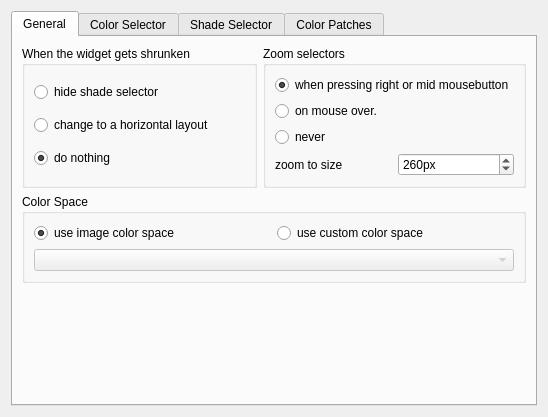
<?xml version="1.0" encoding="UTF-8"?>
<ui version="4.0">
 <class>KisColorSelectorSettings</class>
 <widget class="QWidget" name="KisColorSelectorSettings">
  <property name="geometry">
   <rect>
    <x>0</x>
    <y>0</y>
    <width>514</width>
    <height>408</height>
   </rect>
  </property>
  <property name="windowTitle">
   <string>Color Selector Settings</string>
  </property>
  <layout class="QVBoxLayout" name="verticalLayout">
   <item>
    <widget class="QTabWidget" name="tabWidget">
     <property name="currentIndex">
      <number>0</number>
     </property>
     <widget class="QWidget" name="tab_4">
      <attribute name="title">
       <string>General</string>
      </attribute>
      <layout class="QVBoxLayout" name="verticalLayout_9">
       <item>
        <layout class="QHBoxLayout" name="horizontalLayout_8">
         <item>
          <widget class="QGroupBox" name="groupBox_3">
           <property name="title">
            <string>When the widget gets shrunken</string>
           </property>
           <layout class="QVBoxLayout" name="verticalLayout_7">
            <item>
             <widget class="QRadioButton" name="shadeSelectorHideable">
              <property name="text">
               <string>hide shade selector</string>
              </property>
             </widget>
            </item>
            <item>
             <widget class="QRadioButton" name="allowHorizontalLayout">
              <property name="text">
               <string>change to a horizontal layout</string>
              </property>
              <property name="checked">
               <bool>false</bool>
              </property>
             </widget>
            </item>
            <item>
             <widget class="QRadioButton" name="shrunkenDoNothing">
              <property name="text">
               <string>do nothing</string>
              </property>
              <property name="checked">
               <bool>true</bool>
              </property>
             </widget>
            </item>
           </layout>
          </widget>
         </item>
         <item>
          <widget class="QGroupBox" name="groupBox_4">
           <property name="title">
            <string>Zoom selectors</string>
           </property>
           <layout class="QVBoxLayout" name="verticalLayout_8">
            <item>
             <widget class="QRadioButton" name="popupOnMouseClick">
              <property name="text">
               <string notr="true">when pressing right or mid mousebutton</string>
              </property>
              <property name="checked">
               <bool>true</bool>
              </property>
             </widget>
            </item>
            <item>
             <widget class="QRadioButton" name="popupOnMouseOver">
              <property name="text">
               <string>on mouse over.</string>
              </property>
             </widget>
            </item>
            <item>
             <widget class="QRadioButton" name="neverZoom">
              <property name="text">
               <string>never</string>
              </property>
             </widget>
            </item>
            <item>
             <layout class="QHBoxLayout" name="horizontalLayout_9">
              <item>
               <widget class="QLabel" name="label_11">
                <property name="text">
                 <string>zoom to size</string>
                </property>
               </widget>
              </item>
              <item>
               <widget class="QSpinBox" name="popupSize">
                <property name="suffix">
                 <string>px</string>
                </property>
                <property name="minimum">
                 <number>100</number>
                </property>
                <property name="maximum">
                 <number>1000</number>
                </property>
                <property name="singleStep">
                 <number>10</number>
                </property>
                <property name="value">
                 <number>260</number>
                </property>
               </widget>
              </item>
             </layout>
            </item>
           </layout>
          </widget>
         </item>
        </layout>
       </item>
       <item>
        <widget class="QGroupBox" name="groupBox_5">
         <property name="minimumSize">
          <size>
           <width>0</width>
           <height>0</height>
          </size>
         </property>
         <property name="title">
          <string>Color Space</string>
         </property>
         <layout class="QVBoxLayout" name="verticalLayout_10">
          <item>
           <layout class="QHBoxLayout" name="horizontalLayout_7">
            <item>
             <widget class="QRadioButton" name="useImageColorSpace">
              <property name="text">
               <string>use image color space</string>
              </property>
              <property name="checked">
               <bool>true</bool>
              </property>
             </widget>
            </item>
            <item>
             <widget class="QRadioButton" name="useCustomColorSpace">
              <property name="text">
               <string>use custom color space</string>
              </property>
             </widget>
            </item>
           </layout>
          </item>
          <item>
           <widget class="KisColorSpaceSelector" name="colorSpace">
            <property name="enabled">
             <bool>false</bool>
            </property>
           </widget>
          </item>
         </layout>
        </widget>
       </item>
       <item>
        <spacer name="verticalSpacer_5">
         <property name="orientation">
          <enum>Qt::Vertical</enum>
         </property>
         <property name="sizeHint" stdset="0">
          <size>
           <width>0</width>
           <height>0</height>
          </size>
         </property>
        </spacer>
       </item>
      </layout>
     </widget>
     <widget class="QWidget" name="tab">
      <attribute name="title">
       <string>Color Selector</string>
      </attribute>
      <layout class="QFormLayout" name="formLayout">
       <property name="fieldGrowthPolicy">
        <enum>QFormLayout::ExpandingFieldsGrow</enum>
       </property>
       <item row="0" column="0">
        <widget class="QLabel" name="label_3">
         <property name="text">
          <string>Type and Shape</string>
         </property>
         <property name="buddy">
          <cstring>colorSelectorConfiguration</cstring>
         </property>
        </widget>
       </item>
       <item row="0" column="1">
        <widget class="KisColorSelectorComboBox" name="colorSelectorConfiguration"/>
       </item>
       <item row="1" column="0">
        <widget class="QLabel" name="label_4">
         <property name="text">
          <string>Color Harmonies</string>
         </property>
         <property name="buddy">
          <cstring>comboBox_3</cstring>
         </property>
        </widget>
       </item>
       <item row="1" column="1">
        <widget class="QComboBox" name="comboBox_3"/>
       </item>
       <item row="2" column="0">
        <widget class="QLabel" name="label_5">
         <property name="text">
          <string>Background Color</string>
         </property>
         <property name="buddy">
          <cstring>kcolorbutton</cstring>
         </property>
        </widget>
       </item>
       <item row="2" column="1">
        <widget class="KColorButton" name="kcolorbutton"/>
       </item>
      </layout>
     </widget>
     <widget class="QWidget" name="tab_2">
      <attribute name="title">
       <string>Shade Selector</string>
      </attribute>
      <layout class="QVBoxLayout" name="verticalLayout_11">
       <item>
        <layout class="QHBoxLayout" name="horizontalLayout_4">
         <item>
          <widget class="QLabel" name="label_7">
           <property name="text">
            <string>Type</string>
           </property>
           <property name="buddy">
            <cstring>shadeSelectorType</cstring>
           </property>
          </widget>
         </item>
         <item>
          <widget class="QComboBox" name="shadeSelectorType">
           <item>
            <property name="text">
             <string>MyPaint</string>
            </property>
           </item>
           <item>
            <property name="text">
             <string>Minimal</string>
            </property>
           </item>
           <item>
            <property name="text">
             <string>No</string>
            </property>
           </item>
          </widget>
         </item>
         <item>
          <spacer name="horizontalSpacer">
           <property name="orientation">
            <enum>Qt::Horizontal</enum>
           </property>
           <property name="sizeHint" stdset="0">
            <size>
             <width>40</width>
             <height>20</height>
            </size>
           </property>
          </spacer>
         </item>
        </layout>
       </item>
       <item>
        <widget class="QGroupBox" name="groupBox_6">
         <property name="title">
          <string>Update MyPaint selector</string>
         </property>
         <layout class="QVBoxLayout" name="verticalLayout_6">
          <item>
           <widget class="QCheckBox" name="checkBox">
            <property name="text">
             <string>on right click</string>
            </property>
           </widget>
          </item>
          <item>
           <widget class="QCheckBox" name="checkBox_2">
            <property name="text">
             <string>on left click</string>
            </property>
           </widget>
          </item>
          <item>
           <widget class="QCheckBox" name="checkBox_3">
            <property name="text">
             <string>on color selector change</string>
            </property>
            <property name="checked">
             <bool>true</bool>
            </property>
           </widget>
          </item>
         </layout>
        </widget>
       </item>
       <item>
        <widget class="QGroupBox" name="groupBox_7">
         <property name="minimumSize">
          <size>
           <width>0</width>
           <height>200</height>
          </size>
         </property>
         <property name="title">
          <string>Minimal Shade Selector</string>
         </property>
         <layout class="QVBoxLayout" name="verticalLayout_12">
          <item>
           <layout class="QHBoxLayout" name="horizontalLayout_12">
            <item>
             <widget class="QRadioButton" name="minimalShadeSelectorAsGradient">
              <property name="text">
               <string>gradient</string>
              </property>
             </widget>
            </item>
            <item>
             <widget class="QRadioButton" name="minimalShadeSelectorAsColorPatches">
              <property name="text">
               <string>color patches</string>
              </property>
             </widget>
            </item>
            <item>
             <spacer name="horizontalSpacer_4">
              <property name="orientation">
               <enum>Qt::Horizontal</enum>
              </property>
              <property name="sizeHint" stdset="0">
               <size>
                <width>40</width>
                <height>20</height>
               </size>
              </property>
             </spacer>
            </item>
            <item>
             <widget class="QLabel" name="label">
              <property name="text">
               <string>patches per line</string>
              </property>
             </widget>
            </item>
            <item>
             <widget class="QSpinBox" name="minimalShadeSelectorPatchesPerLine"/>
            </item>
           </layout>
          </item>
          <item>
           <layout class="QHBoxLayout" name="horizontalLayout_6">
            <item>
             <widget class="QLabel" name="label_2">
              <property name="text">
               <string>Line Count</string>
              </property>
             </widget>
            </item>
            <item>
             <widget class="QSpinBox" name="minimalShadeSelectorLineCount">
              <property name="minimum">
               <number>1</number>
              </property>
              <property name="maximum">
               <number>10</number>
              </property>
              <property name="value">
               <number>4</number>
              </property>
             </widget>
            </item>
            <item>
             <spacer name="horizontalSpacer_5">
              <property name="orientation">
               <enum>Qt::Horizontal</enum>
              </property>
              <property name="sizeHint" stdset="0">
               <size>
                <width>40</width>
                <height>20</height>
               </size>
              </property>
             </spacer>
            </item>
            <item>
             <widget class="QLabel" name="label_6">
              <property name="text">
               <string>line height</string>
              </property>
             </widget>
            </item>
            <item>
             <widget class="QSpinBox" name="minimalShadeSelectorLineHeight">
              <property name="minimum">
               <number>16</number>
              </property>
              <property name="maximum">
               <number>99</number>
              </property>
             </widget>
            </item>
           </layout>
          </item>
          <item>
           <widget class="KisShadeSelectorLineComboBox" name="comboBox"/>
          </item>
          <item>
           <widget class="KisShadeSelectorLineComboBox" name="comboBox_2"/>
          </item>
          <item>
           <widget class="KisShadeSelectorLineComboBox" name="comboBox_4"/>
          </item>
          <item>
           <widget class="KisShadeSelectorLineComboBox" name="comboBox_5"/>
          </item>
         </layout>
        </widget>
       </item>
       <item>
        <spacer name="verticalSpacer_3">
         <property name="orientation">
          <enum>Qt::Vertical</enum>
         </property>
         <property name="sizeHint" stdset="0">
          <size>
           <width>0</width>
           <height>0</height>
          </size>
         </property>
        </spacer>
       </item>
      </layout>
     </widget>
     <widget class="QWidget" name="tab_3">
      <attribute name="title">
       <string>Color Patches</string>
      </attribute>
      <layout class="QGridLayout" name="gridLayout_3">
       <item row="0" column="0">
        <widget class="QGroupBox" name="groupBox">
         <property name="title">
          <string>Last Used Colors</string>
         </property>
         <layout class="QVBoxLayout" name="verticalLayout_4">
          <item>
           <widget class="QCheckBox" name="lastUsedColorsShow">
            <property name="text">
             <string>Show</string>
            </property>
            <property name="checked">
             <bool>true</bool>
            </property>
           </widget>
          </item>
          <item>
           <widget class="QWidget" name="widget" native="true">
            <layout class="QVBoxLayout" name="verticalLayout_2">
             <item>
              <layout class="QHBoxLayout" name="horizontalLayout_11">
               <item>
                <widget class="QLabel" name="label_14">
                 <property name="text">
                  <string>Size:</string>
                 </property>
                </widget>
               </item>
               <item>
                <widget class="QSpinBox" name="lastUsedColorsWidth">
                 <property name="suffix">
                  <string>px</string>
                 </property>
                 <property name="prefix">
                  <string/>
                 </property>
                 <property name="minimum">
                  <number>16</number>
                 </property>
                </widget>
               </item>
               <item>
                <widget class="QSpinBox" name="lastUsedColorsHeight">
                 <property name="suffix">
                  <string>px</string>
                 </property>
                 <property name="minimum">
                  <number>16</number>
                 </property>
                </widget>
               </item>
              </layout>
             </item>
             <item>
              <layout class="QHBoxLayout" name="horizontalLayout_3">
               <item>
                <widget class="QLabel" name="label_10">
                 <property name="text">
                  <string>Patch count:</string>
                 </property>
                </widget>
               </item>
               <item>
                <widget class="QSpinBox" name="lastUsedColorsPatchCount">
                 <property name="minimum">
                  <number>1</number>
                 </property>
                 <property name="value">
                  <number>30</number>
                 </property>
                </widget>
               </item>
               <item>
                <spacer name="horizontalSpacer_3">
                 <property name="orientation">
                  <enum>Qt::Horizontal</enum>
                 </property>
                 <property name="sizeHint" stdset="0">
                  <size>
                   <width>40</width>
                   <height>20</height>
                  </size>
                 </property>
                </spacer>
               </item>
              </layout>
             </item>
             <item>
              <layout class="QHBoxLayout" name="horizontalLayout">
               <item>
                <widget class="QLabel" name="label_8">
                 <property name="text">
                  <string>Direction:</string>
                 </property>
                 <property name="buddy">
                  <cstring>lastUsedColorsAlignVertical</cstring>
                 </property>
                </widget>
               </item>
               <item>
                <widget class="QRadioButton" name="lastUsedColorsAlignVertical">
                 <property name="text">
                  <string>Vertical</string>
                 </property>
                 <property name="checked">
                  <bool>true</bool>
                 </property>
                </widget>
               </item>
               <item>
                <widget class="QRadioButton" name="lastUsedColorsAlignHorizontal">
                 <property name="text">
                  <string>Horizontal</string>
                 </property>
                </widget>
               </item>
              </layout>
             </item>
             <item>
              <widget class="QCheckBox" name="lastUsedColorsAllowScrolling">
               <property name="text">
                <string>Allow scrolling</string>
               </property>
               <property name="checked">
                <bool>true</bool>
               </property>
              </widget>
             </item>
             <item>
              <widget class="QWidget" name="widget_3" native="true">
               <layout class="QGridLayout" name="gridLayout">
                <item row="0" column="0">
                 <widget class="QLabel" name="lbl_lastUsedNumCols">
                  <property name="text">
                   <string>Number of columns</string>
                  </property>
                  <property name="buddy">
                   <cstring>lastUsedColorsNumCols</cstring>
                  </property>
                 </widget>
                </item>
                <item row="0" column="1">
                 <widget class="QSpinBox" name="lastUsedColorsNumCols">
                  <property name="minimum">
                   <number>1</number>
                  </property>
                  <property name="maximum">
                   <number>20</number>
                  </property>
                  <property name="value">
                   <number>2</number>
                  </property>
                 </widget>
                </item>
                <item row="1" column="0">
                 <widget class="QLabel" name="lbl_lastUsedNumRows">
                  <property name="text">
                   <string>Number of rows</string>
                  </property>
                  <property name="buddy">
                   <cstring>lastUsedColorsNumRows</cstring>
                  </property>
                 </widget>
                </item>
                <item row="1" column="1">
                 <widget class="QSpinBox" name="lastUsedColorsNumRows">
                  <property name="minimum">
                   <number>1</number>
                  </property>
                  <property name="maximum">
                   <number>20</number>
                  </property>
                  <property name="value">
                   <number>3</number>
                  </property>
                 </widget>
                </item>
               </layout>
              </widget>
             </item>
             <item>
              <spacer name="verticalSpacer_4">
               <property name="orientation">
                <enum>Qt::Vertical</enum>
               </property>
               <property name="sizeHint" stdset="0">
                <size>
                 <width>0</width>
                 <height>0</height>
                </size>
               </property>
              </spacer>
             </item>
            </layout>
           </widget>
          </item>
         </layout>
        </widget>
       </item>
       <item row="0" column="1">
        <widget class="QGroupBox" name="groupBox_2">
         <property name="title">
          <string>Common Colors</string>
         </property>
         <layout class="QVBoxLayout" name="verticalLayout_5">
          <item>
           <widget class="QCheckBox" name="commonColorsShow">
            <property name="text">
             <string>Show</string>
            </property>
            <property name="checked">
             <bool>true</bool>
            </property>
           </widget>
          </item>
          <item>
           <widget class="QWidget" name="widget_2" native="true">
            <layout class="QVBoxLayout" name="verticalLayout_3">
             <item>
              <layout class="QHBoxLayout" name="horizontalLayout_10">
               <item>
                <widget class="QLabel" name="label_12">
                 <property name="text">
                  <string>Size:</string>
                 </property>
                </widget>
               </item>
               <item>
                <widget class="QSpinBox" name="commonColorsWidth">
                 <property name="suffix">
                  <string>px</string>
                 </property>
                 <property name="prefix">
                  <string/>
                 </property>
                 <property name="minimum">
                  <number>16</number>
                 </property>
                </widget>
               </item>
               <item>
                <widget class="QSpinBox" name="commonColorsHeight">
                 <property name="suffix">
                  <string>px</string>
                 </property>
                 <property name="minimum">
                  <number>16</number>
                 </property>
                </widget>
               </item>
              </layout>
             </item>
             <item>
              <layout class="QHBoxLayout" name="horizontalLayout_5">
               <item>
                <widget class="QLabel" name="label_9">
                 <property name="text">
                  <string>Patch count:</string>
                 </property>
                </widget>
               </item>
               <item>
                <widget class="QSpinBox" name="commonColorsPatchCount">
                 <property name="minimum">
                  <number>1</number>
                 </property>
                 <property name="value">
                  <number>30</number>
                 </property>
                </widget>
               </item>
               <item>
                <spacer name="horizontalSpacer_2">
                 <property name="orientation">
                  <enum>Qt::Horizontal</enum>
                 </property>
                 <property name="sizeHint" stdset="0">
                  <size>
                   <width>0</width>
                   <height>10</height>
                  </size>
                 </property>
                </spacer>
               </item>
              </layout>
             </item>
             <item>
              <layout class="QHBoxLayout" name="horizontalLayout_2">
               <item>
                <widget class="QLabel" name="label_13">
                 <property name="text">
                  <string>Direction:</string>
                 </property>
                 <property name="buddy">
                  <cstring>commonColorsAlignHorizontal</cstring>
                 </property>
                </widget>
               </item>
               <item>
                <widget class="QRadioButton" name="commonColorsAlignVertical">
                 <property name="text">
                  <string>Vertical</string>
                 </property>
                </widget>
               </item>
               <item>
                <widget class="QRadioButton" name="commonColorsAlignHorizontal">
                 <property name="text">
                  <string>Horizontal</string>
                 </property>
                 <property name="checked">
                  <bool>true</bool>
                 </property>
                </widget>
               </item>
              </layout>
             </item>
             <item>
              <widget class="QCheckBox" name="commonColorsAllowScrolling">
               <property name="text">
                <string>Allow scrolling</string>
               </property>
              </widget>
             </item>
             <item>
              <widget class="QWidget" name="widget_4" native="true">
               <property name="enabled">
                <bool>false</bool>
               </property>
               <layout class="QGridLayout" name="gridLayout_2">
                <item row="0" column="0">
                 <widget class="QLabel" name="lbl_commonColorsNumCols">
                  <property name="text">
                   <string>Number of columns</string>
                  </property>
                  <property name="buddy">
                   <cstring>commonColorsNumCols</cstring>
                  </property>
                 </widget>
                </item>
                <item row="0" column="1">
                 <widget class="QSpinBox" name="commonColorsNumCols">
                  <property name="minimum">
                   <number>1</number>
                  </property>
                  <property name="maximum">
                   <number>20</number>
                  </property>
                  <property name="value">
                   <number>2</number>
                  </property>
                 </widget>
                </item>
                <item row="1" column="0">
                 <widget class="QLabel" name="lbl_commonColorsNumRows">
                  <property name="text">
                   <string>Number of rows</string>
                  </property>
                  <property name="buddy">
                   <cstring>commonColorsNumRows</cstring>
                  </property>
                 </widget>
                </item>
                <item row="1" column="1">
                 <widget class="QSpinBox" name="commonColorsNumRows">
                  <property name="minimum">
                   <number>1</number>
                  </property>
                  <property name="maximum">
                   <number>20</number>
                  </property>
                  <property name="value">
                   <number>3</number>
                  </property>
                 </widget>
                </item>
               </layout>
              </widget>
             </item>
             <item>
              <widget class="QCheckBox" name="commonColorsAutoUpdate">
               <property name="text">
                <string>Update automatically</string>
               </property>
              </widget>
             </item>
             <item>
              <spacer name="verticalSpacer_6">
               <property name="orientation">
                <enum>Qt::Vertical</enum>
               </property>
               <property name="sizeHint" stdset="0">
                <size>
                 <width>0</width>
                 <height>0</height>
                </size>
               </property>
              </spacer>
             </item>
            </layout>
           </widget>
          </item>
         </layout>
        </widget>
       </item>
       <item row="1" column="0">
        <spacer name="verticalSpacer">
         <property name="orientation">
          <enum>Qt::Vertical</enum>
         </property>
         <property name="sizeHint" stdset="0">
          <size>
           <width>20</width>
           <height>3</height>
          </size>
         </property>
        </spacer>
       </item>
       <item row="1" column="1">
        <spacer name="verticalSpacer_2">
         <property name="orientation">
          <enum>Qt::Vertical</enum>
         </property>
         <property name="sizeHint" stdset="0">
          <size>
           <width>20</width>
           <height>3</height>
          </size>
         </property>
        </spacer>
       </item>
      </layout>
     </widget>
    </widget>
   </item>
  </layout>
 </widget>
 <customwidgets>
  <customwidget>
   <class>KColorButton</class>
   <extends>QPushButton</extends>
   <header>kcolorbutton.h</header>
  </customwidget>
  <customwidget>
   <class>KisColorSpaceSelector</class>
   <extends>QComboBox</extends>
   <header>widgets/kis_color_space_selector.h</header>
  </customwidget>
  <customwidget>
   <class>KisColorSelectorComboBox</class>
   <extends>QComboBox</extends>
   <header>kis_color_selector_combo_box.h</header>
  </customwidget>
  <customwidget>
   <class>KisShadeSelectorLineComboBox</class>
   <extends>QComboBox</extends>
   <header>kis_shade_selector_line_combo_box.h</header>
  </customwidget>
 </customwidgets>
 <resources/>
 <connections>
  <connection>
   <sender>commonColorsAlignVertical</sender>
   <signal>toggled(bool)</signal>
   <receiver>lbl_commonColorsNumCols</receiver>
   <slot>setVisible(bool)</slot>
   <hints>
    <hint type="sourcelabel">
     <x>83</x>
     <y>65</y>
    </hint>
    <hint type="destinationlabel">
     <x>79</x>
     <y>68</y>
    </hint>
   </hints>
  </connection>
  <connection>
   <sender>commonColorsAlignVertical</sender>
   <signal>toggled(bool)</signal>
   <receiver>commonColorsNumCols</receiver>
   <slot>setVisible(bool)</slot>
   <hints>
    <hint type="sourcelabel">
     <x>83</x>
     <y>65</y>
    </hint>
    <hint type="destinationlabel">
     <x>86</x>
     <y>68</y>
    </hint>
   </hints>
  </connection>
  <connection>
   <sender>commonColorsAlignVertical</sender>
   <signal>toggled(bool)</signal>
   <receiver>lbl_commonColorsNumRows</receiver>
   <slot>setHidden(bool)</slot>
   <hints>
    <hint type="sourcelabel">
     <x>83</x>
     <y>65</y>
    </hint>
    <hint type="destinationlabel">
     <x>79</x>
     <y>68</y>
    </hint>
   </hints>
  </connection>
  <connection>
   <sender>commonColorsAlignVertical</sender>
   <signal>toggled(bool)</signal>
   <receiver>commonColorsNumRows</receiver>
   <slot>setHidden(bool)</slot>
   <hints>
    <hint type="sourcelabel">
     <x>83</x>
     <y>65</y>
    </hint>
    <hint type="destinationlabel">
     <x>86</x>
     <y>68</y>
    </hint>
   </hints>
  </connection>
  <connection>
   <sender>commonColorsAlignHorizontal</sender>
   <signal>toggled(bool)</signal>
   <receiver>lbl_commonColorsNumCols</receiver>
   <slot>setHidden(bool)</slot>
   <hints>
    <hint type="sourcelabel">
     <x>89</x>
     <y>65</y>
    </hint>
    <hint type="destinationlabel">
     <x>79</x>
     <y>68</y>
    </hint>
   </hints>
  </connection>
  <connection>
   <sender>commonColorsAlignHorizontal</sender>
   <signal>toggled(bool)</signal>
   <receiver>commonColorsNumCols</receiver>
   <slot>setHidden(bool)</slot>
   <hints>
    <hint type="sourcelabel">
     <x>89</x>
     <y>65</y>
    </hint>
    <hint type="destinationlabel">
     <x>86</x>
     <y>68</y>
    </hint>
   </hints>
  </connection>
  <connection>
   <sender>commonColorsAlignHorizontal</sender>
   <signal>toggled(bool)</signal>
   <receiver>lbl_commonColorsNumRows</receiver>
   <slot>setVisible(bool)</slot>
   <hints>
    <hint type="sourcelabel">
     <x>89</x>
     <y>65</y>
    </hint>
    <hint type="destinationlabel">
     <x>79</x>
     <y>68</y>
    </hint>
   </hints>
  </connection>
  <connection>
   <sender>commonColorsAlignHorizontal</sender>
   <signal>toggled(bool)</signal>
   <receiver>commonColorsNumRows</receiver>
   <slot>setVisible(bool)</slot>
   <hints>
    <hint type="sourcelabel">
     <x>89</x>
     <y>65</y>
    </hint>
    <hint type="destinationlabel">
     <x>86</x>
     <y>68</y>
    </hint>
   </hints>
  </connection>
  <connection>
   <sender>lastUsedColorsAlignVertical</sender>
   <signal>toggled(bool)</signal>
   <receiver>lbl_lastUsedNumCols</receiver>
   <slot>setVisible(bool)</slot>
   <hints>
    <hint type="sourcelabel">
     <x>35</x>
     <y>65</y>
    </hint>
    <hint type="destinationlabel">
     <x>31</x>
     <y>68</y>
    </hint>
   </hints>
  </connection>
  <connection>
   <sender>lastUsedColorsAlignVertical</sender>
   <signal>toggled(bool)</signal>
   <receiver>lastUsedColorsNumCols</receiver>
   <slot>setVisible(bool)</slot>
   <hints>
    <hint type="sourcelabel">
     <x>35</x>
     <y>65</y>
    </hint>
    <hint type="destinationlabel">
     <x>38</x>
     <y>68</y>
    </hint>
   </hints>
  </connection>
  <connection>
   <sender>lastUsedColorsAlignVertical</sender>
   <signal>toggled(bool)</signal>
   <receiver>lbl_lastUsedNumRows</receiver>
   <slot>setHidden(bool)</slot>
   <hints>
    <hint type="sourcelabel">
     <x>35</x>
     <y>65</y>
    </hint>
    <hint type="destinationlabel">
     <x>31</x>
     <y>68</y>
    </hint>
   </hints>
  </connection>
  <connection>
   <sender>lastUsedColorsAlignVertical</sender>
   <signal>toggled(bool)</signal>
   <receiver>lastUsedColorsNumRows</receiver>
   <slot>setHidden(bool)</slot>
   <hints>
    <hint type="sourcelabel">
     <x>35</x>
     <y>65</y>
    </hint>
    <hint type="destinationlabel">
     <x>38</x>
     <y>68</y>
    </hint>
   </hints>
  </connection>
  <connection>
   <sender>lastUsedColorsAlignHorizontal</sender>
   <signal>toggled(bool)</signal>
   <receiver>lbl_lastUsedNumCols</receiver>
   <slot>setHidden(bool)</slot>
   <hints>
    <hint type="sourcelabel">
     <x>41</x>
     <y>65</y>
    </hint>
    <hint type="destinationlabel">
     <x>31</x>
     <y>68</y>
    </hint>
   </hints>
  </connection>
  <connection>
   <sender>lastUsedColorsAlignHorizontal</sender>
   <signal>toggled(bool)</signal>
   <receiver>lastUsedColorsNumCols</receiver>
   <slot>setHidden(bool)</slot>
   <hints>
    <hint type="sourcelabel">
     <x>41</x>
     <y>65</y>
    </hint>
    <hint type="destinationlabel">
     <x>38</x>
     <y>68</y>
    </hint>
   </hints>
  </connection>
  <connection>
   <sender>lastUsedColorsAlignHorizontal</sender>
   <signal>toggled(bool)</signal>
   <receiver>lbl_lastUsedNumRows</receiver>
   <slot>setVisible(bool)</slot>
   <hints>
    <hint type="sourcelabel">
     <x>41</x>
     <y>65</y>
    </hint>
    <hint type="destinationlabel">
     <x>31</x>
     <y>68</y>
    </hint>
   </hints>
  </connection>
  <connection>
   <sender>lastUsedColorsAlignHorizontal</sender>
   <signal>toggled(bool)</signal>
   <receiver>lastUsedColorsNumRows</receiver>
   <slot>setVisible(bool)</slot>
   <hints>
    <hint type="sourcelabel">
     <x>41</x>
     <y>65</y>
    </hint>
    <hint type="destinationlabel">
     <x>38</x>
     <y>68</y>
    </hint>
   </hints>
  </connection>
  <connection>
   <sender>lastUsedColorsShow</sender>
   <signal>toggled(bool)</signal>
   <receiver>widget</receiver>
   <slot>setEnabled(bool)</slot>
   <hints>
    <hint type="sourcelabel">
     <x>46</x>
     <y>63</y>
    </hint>
    <hint type="destinationlabel">
     <x>46</x>
     <y>60</y>
    </hint>
   </hints>
  </connection>
  <connection>
   <sender>commonColorsShow</sender>
   <signal>toggled(bool)</signal>
   <receiver>widget_2</receiver>
   <slot>setEnabled(bool)</slot>
   <hints>
    <hint type="sourcelabel">
     <x>94</x>
     <y>63</y>
    </hint>
    <hint type="destinationlabel">
     <x>94</x>
     <y>60</y>
    </hint>
   </hints>
  </connection>
  <connection>
   <sender>commonColorsAllowScrolling</sender>
   <signal>toggled(bool)</signal>
   <receiver>widget_4</receiver>
   <slot>setEnabled(bool)</slot>
   <hints>
    <hint type="sourcelabel">
     <x>90</x>
     <y>64</y>
    </hint>
    <hint type="destinationlabel">
     <x>90</x>
     <y>64</y>
    </hint>
   </hints>
  </connection>
  <connection>
   <sender>lastUsedColorsAllowScrolling</sender>
   <signal>toggled(bool)</signal>
   <receiver>widget_3</receiver>
   <slot>setEnabled(bool)</slot>
   <hints>
    <hint type="sourcelabel">
     <x>42</x>
     <y>64</y>
    </hint>
    <hint type="destinationlabel">
     <x>42</x>
     <y>64</y>
    </hint>
   </hints>
  </connection>
  <connection>
   <sender>useCustomColorSpace</sender>
   <signal>toggled(bool)</signal>
   <receiver>colorSpace</receiver>
   <slot>setEnabled(bool)</slot>
   <hints>
    <hint type="sourcelabel">
     <x>335</x>
     <y>218</y>
    </hint>
    <hint type="destinationlabel">
     <x>334</x>
     <y>246</y>
    </hint>
   </hints>
  </connection>
  <connection>
   <sender>useImageColorSpace</sender>
   <signal>toggled(bool)</signal>
   <receiver>colorSpace</receiver>
   <slot>setDisabled(bool)</slot>
   <hints>
    <hint type="sourcelabel">
     <x>68</x>
     <y>226</y>
    </hint>
    <hint type="destinationlabel">
     <x>97</x>
     <y>249</y>
    </hint>
   </hints>
  </connection>
 </connections>
</ui>
